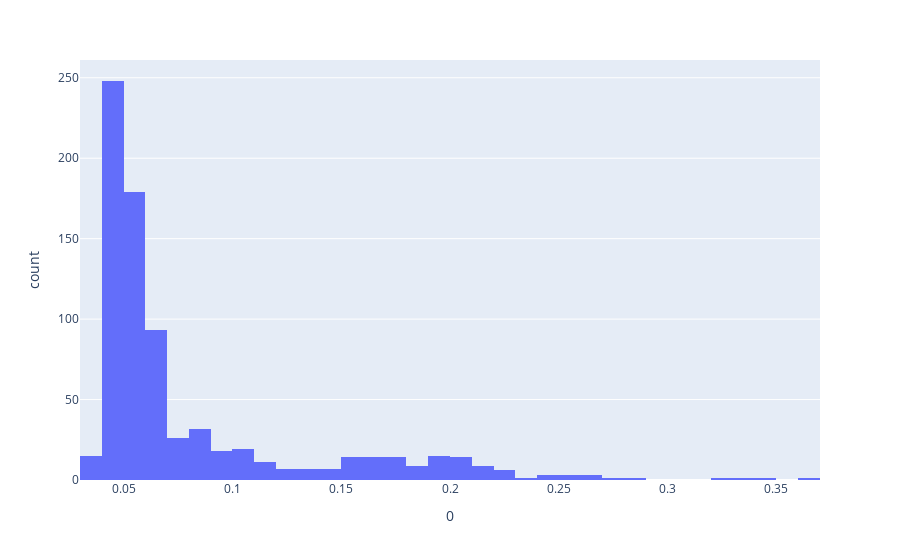

Notebook cell for this chart:
### Code cell
px.histogram(pd.DataFrame(y_pred_val), x=0)

### Figure 1 — Plotly figure (JSON) as saved in the notebook; plotly's stock layout.template omitted (floating-point values rounded to 4 significant figures; data arrays with more than 128 entries replaced by an {"elided": "..."} marker saying what was removed)
{"data": [{"alignmentgroup": "True", "bingroup": "x", "hovertemplate": "0=%{x}<br>count=%{y}<extra></extra>", "legendgroup": "", "marker": {"color": "#636efa"}, "name": "", "offsetgroup": "", "orientation": "v", "showlegend": false, "type": "histogram", "x": {"elided": "773 float values"}, "xaxis": "x", "yaxis": "y"}], "layout": {"barmode": "relative", "legend": {"tracegroupgap": 0}, "margin": {"t": 60}, "xaxis": {"anchor": "y", "domain": [0, 1], "title": {"text": "0"}}, "yaxis": {"anchor": "x", "domain": [0, 1], "title": {"text": "count"}}}}
